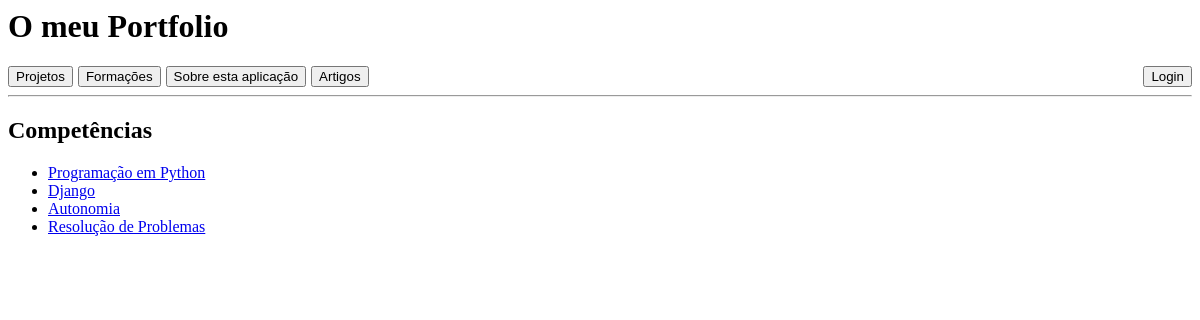
The page /competencias/ on the database its author committed.
### portfolio/models.py (models this page shows, shortened)
class Competencia(models.Model):
    nome = models.CharField(max_length=200)
    tipo = models.CharField(max_length=100)
    nivel = models.CharField(max_length=50)
    descricao = models.TextField()

### portfolio/views.py (the view)
# urls.py: path('competencias/', views.pagina_competencias_view, name='pagina_competencias'),
def pagina_competencias_view(request):
    competencias = Competencia.objects.all()
    return render(request, 'portfolio/pagina_competencias.html', {'competencias': competencias, 'gestor': is_gestor_portfolio(request.user)})

### portfolio/views.py (called while the page is built)
def is_gestor_portfolio(user):
    return user.is_authenticated and (user.is_superuser or user.groups.filter(name="gestor-portfolio").exists())

### portfolio/templates/portfolio/pagina_competencias.html (shortened to what this page needs)
{% extends 'portfolio/layout.html' %}
{% block content %}
<h2>Competências</h2>
<ul>
{% for competencia in competencias %}
    <li>
        <a href="{% url 'pagina_competencia' competencia.id %}">
            {{ competencia.nome }}
        </a>
    </li>
{% empty %}
    <li>Sem competências.</li>
{% endfor %}
</ul>
{% endblock %}

### portfolio/templates/portfolio/layout.html (style rules this page uses)
body { background: white; }

### rows shown on the page
Competencia: nome "Programação em Python"
Competencia: nome "Django"
Competencia: nome "Autonomia"
Competencia: nome "Resolução de Problemas"
